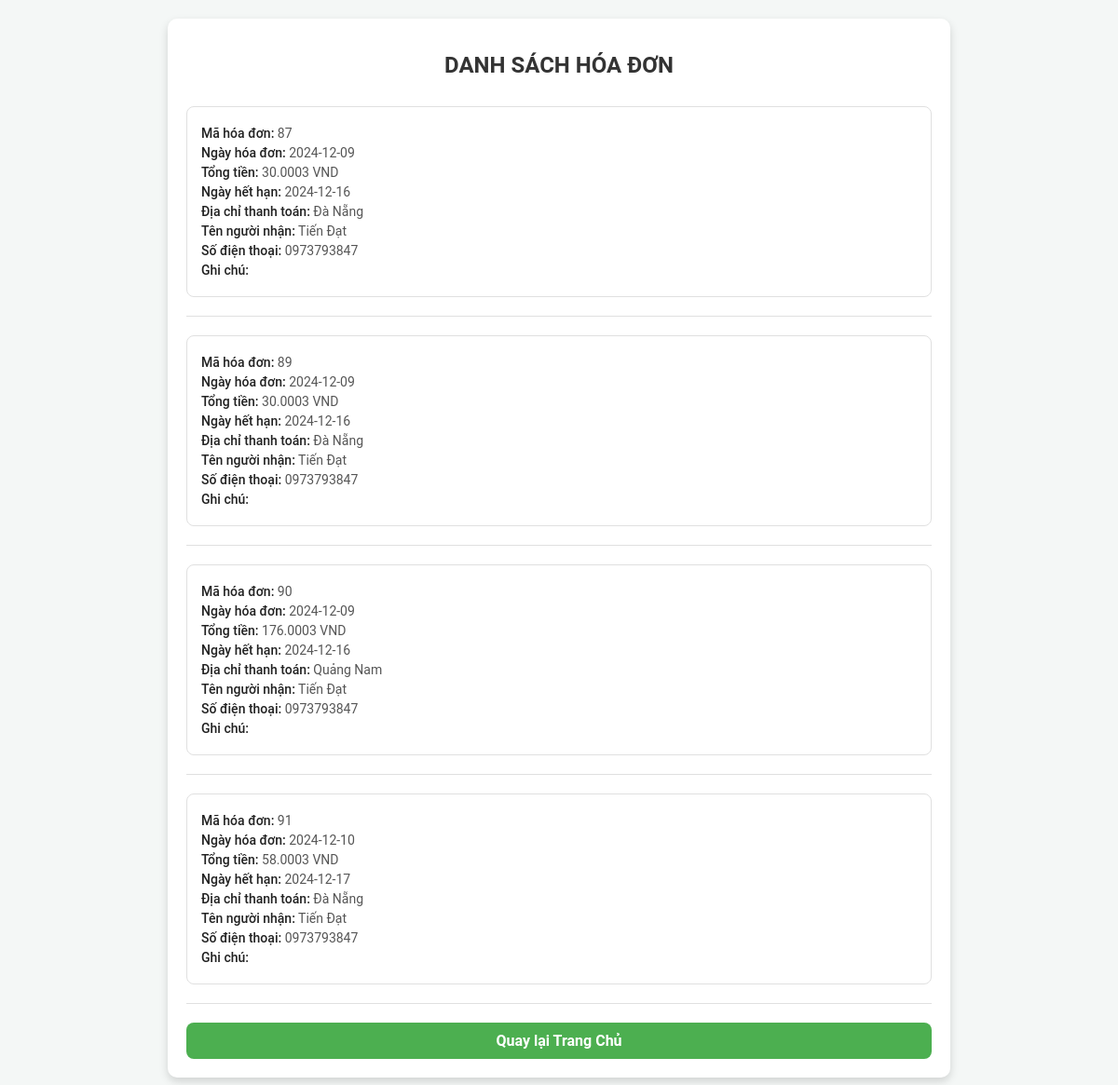
/views/Invoice/hoadon.php (signed in), run on the app's committed database.
### tables this page shows
CREATE TABLE `invoice` (
  `invoice_id` int(11) NOT NULL,
  `invoice_date` date NOT NULL,
  `payment_status` varchar(25) NOT NULL,
  `total_amount` decimal(10,3) NOT NULL,
  `due_date` date NOT NULL,
  `billing_address` varchar(255) DEFAULT NULL,
  `user_id` int(11) NOT NULL,
  `recipient_name` varchar(255) NOT NULL,
  `phone` varchar(20) NOT NULL,
  `notes` text DEFAULT NULL
);

### views/Invoice/hoadon.php (the view, shortened to what this page needs)
<?php
require_once('../../model/config.php');
$user_id = $_SESSION['user_id'];
$stmt = $conn->prepare("SELECT * FROM Invoice WHERE user_id = ?");
$stmt->bind_param("i", $user_id);
$stmt->execute();
$result = $stmt->get_result();
$invoices = [];
while ($row = $result->fetch_assoc()) {
    $invoices[] = $row;
}
?>
<!DOCTYPE html>
<html lang="en">
<head>
</head>
<body>
<div class="invoice-container">
    <h1>Danh sách hóa đơn</h1>
    <?php foreach ($invoices as $invoice): ?>
        <div class="invoice-details">
            <p><strong>Mã hóa đơn:</strong> <?php echo $invoice['invoice_id']; ?></p>
            <p><strong>Ngày hóa đơn:</strong> <?php echo $invoice['invoice_date']; ?></p>
            <p><strong>Tổng tiền:</strong> <?php echo $invoice['total_amount'], 3; ?> VND</p>
            <p><strong>Ngày hết hạn:</strong> <?php echo $invoice['due_date']; ?></p>
            <p><strong>Địa chỉ thanh toán:</strong> <?php echo $invoice['billing_address']; ?></p>
            <p><strong>Tên người nhận:</strong> <?php echo $invoice['recipient_name']; ?></p>
            <p><strong>Số điện thoại:</strong> <?php echo $invoice['phone']; ?></p>
            <p><strong>Ghi chú:</strong> <?php echo $invoice['notes']; ?></p>
        </div>
        <hr>
    <?php endforeach; ?>
    <a href="../../index.php" class="back-btn">Quay lại Trang Chủ</a>
</div>
</body>
</html>

### views/Invoice/hoadon.php (style rules this page uses)
body { font-family: 'Roboto', sans-serif; background-color: #f4f7f6; margin: 0; padding: 20px; display: flex; justify-content: center; align-items: center; min-height: 100vh; }
.invoice-container { width: 100%; max-width: 800px; background: #ffffff; border-radius: 10px; box-shadow: 0 4px 10px rgba(0, 0, 0, 0.15); padding: 20px; }
.invoice-container h1 { font-size: 24px; text-align: center; color: #333333; margin-bottom: 30px; text-transform: uppercase; }
.invoice-details { padding: 15px; border: 1px solid #e0e0e0; border-radius: 8px; margin-bottom: 20px; transition: transform 0.2s ease, box-shadow 0.2s ease; }
.invoice-details p { font-size: 14px; color: #555555; margin: 5px 0; }
.invoice-details p strong { font-weight: 500; color: #222222; }
.back-btn { display: block; text-align: center; font-size: 16px; font-weight: bold; margin: 20px auto 0; padding: 10px 20px; background: #4CAF50; color: #ffffff; border: none; border-radius: 8px; text-decoration: none; transition: background 0.3s, transform 0.2s; cursor: pointer; }
hr { border: none; border-top: 1px solid #e0e0e0; margin: 20px 0; }

### data on the page
invoice: invoice_id "87", invoice_date "2024-12-09", total_amount "30.000", due_date "2024-12-16", billing_address "Đà Nẵng", recipient_name "Tiến Đạt", phone "0973793847"
invoice: invoice_id "89", invoice_date "2024-12-09", total_amount "30.000", due_date "2024-12-16", billing_address "Đà Nẵng", recipient_name "Tiến Đạt", phone "0973793847"
invoice: invoice_id "90", invoice_date "2024-12-09", total_amount "176.000", due_date "2024-12-16", billing_address "Quảng Nam", recipient_name "Tiến Đạt", phone "0973793847"
invoice: invoice_id "91", invoice_date "2024-12-10", total_amount "58.000", due_date "2024-12-17", billing_address "Đà Nẵng", recipient_name "Tiến Đạt", phone "0973793847"
